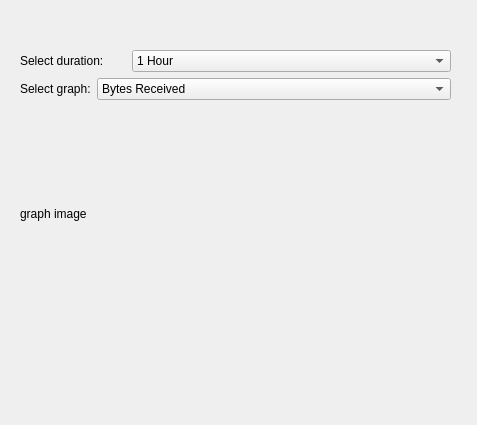
<?xml version="1.0" encoding="UTF-8"?>
<ui version="4.0">
 <class>Monitor</class>
 <widget class="QWidget" name="Monitor">
  <property name="geometry">
   <rect>
    <x>0</x>
    <y>0</y>
    <width>477</width>
    <height>425</height>
   </rect>
  </property>
  <property name="windowTitle">
   <string>Form</string>
  </property>
  <widget class="QWidget" name="verticalLayoutWidget">
   <property name="geometry">
    <rect>
     <x>20</x>
     <y>50</y>
     <width>431</width>
     <height>271</height>
    </rect>
   </property>
   <layout class="QVBoxLayout" name="monitorLayout">
    <item>
     <layout class="QHBoxLayout" name="monitorDurationLayout">
      <item>
       <widget class="QLabel" name="txtlabel_0">
        <property name="sizePolicy">
         <sizepolicy hsizetype="Preferred" vsizetype="Preferred">
          <horstretch>1</horstretch>
          <verstretch>0</verstretch>
         </sizepolicy>
        </property>
        <property name="text">
         <string>Select duration:</string>
        </property>
       </widget>
      </item>
      <item>
       <widget class="QComboBox" name="durationComboBox">
        <property name="sizePolicy">
         <sizepolicy hsizetype="Expanding" vsizetype="Fixed">
          <horstretch>3</horstretch>
          <verstretch>0</verstretch>
         </sizepolicy>
        </property>
        <property name="maxCount">
         <number>2147483643</number>
        </property>
        <item>
         <property name="text">
          <string>1 Hour</string>
         </property>
        </item>
        <item>
         <property name="text">
          <string>2 Hours</string>
         </property>
        </item>
        <item>
         <property name="text">
          <string>5 Hours</string>
         </property>
        </item>
        <item>
         <property name="text">
          <string>Day</string>
         </property>
        </item>
        <item>
         <property name="text">
          <string>Week</string>
         </property>
        </item>
        <item>
         <property name="text">
          <string>Month</string>
         </property>
        </item>
        <item>
         <property name="text">
          <string>Year</string>
         </property>
        </item>
       </widget>
      </item>
     </layout>
    </item>
    <item>
     <layout class="QVBoxLayout" name="graphDisplayLayout">
      <item>
       <layout class="QHBoxLayout" name="graphTypeLayout">
        <item>
         <widget class="QLabel" name="txtlabel_1">
          <property name="text">
           <string>Select graph:</string>
          </property>
         </widget>
        </item>
        <item>
         <widget class="QComboBox" name="graphTypeComboBox">
          <property name="sizePolicy">
           <sizepolicy hsizetype="Expanding" vsizetype="Fixed">
            <horstretch>3</horstretch>
            <verstretch>0</verstretch>
           </sizepolicy>
          </property>
          <item>
           <property name="text">
            <string>Bytes Received</string>
           </property>
          </item>
          <item>
           <property name="text">
            <string>Bytes Sent</string>
           </property>
          </item>
          <item>
           <property name="text">
            <string>Connection Age</string>
           </property>
          </item>
          <item>
           <property name="text">
            <string>Status</string>
           </property>
          </item>
          <item>
           <property name="text">
            <string>Xmpp Time</string>
           </property>
          </item>
         </widget>
        </item>
       </layout>
      </item>
      <item>
       <widget class="QLabel" name="graphImage">
        <property name="sizePolicy">
         <sizepolicy hsizetype="Expanding" vsizetype="Expanding">
          <horstretch>0</horstretch>
          <verstretch>0</verstretch>
         </sizepolicy>
        </property>
        <property name="text">
         <string>graph image</string>
        </property>
       </widget>
      </item>
     </layout>
    </item>
   </layout>
  </widget>
 </widget>
 <resources/>
 <connections/>
</ui>
